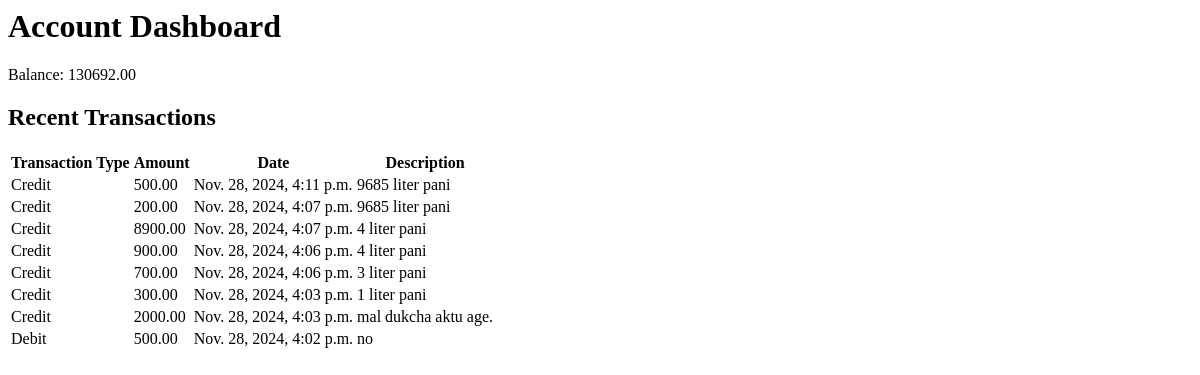
The page /dashboard/ (signed in) on the database as committed earlier.
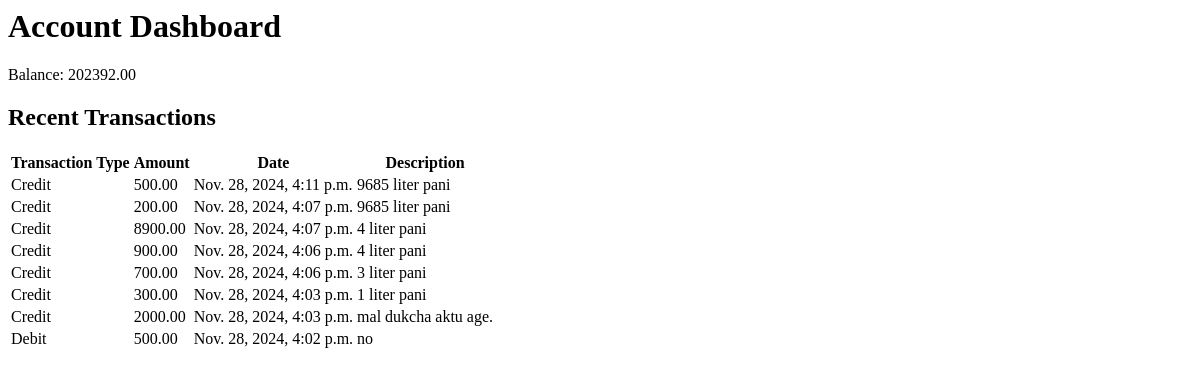
The same page on the database as committed later.
### finance/models.py (models this page shows, shortened)
class Account(models.Model):
    user = models.OneToOneField(User, on_delete=models.CASCADE)
    balance = models.DecimalField(max_digits=10, decimal_places=2, default=0.00)
    account_type = models.CharField(
        max_length=50,
        choices=[('SR', 'SR'), ('Dealer', 'Dealer'), ('Admin', 'Admin'), ('HOS', 'HOS'), ('ROS', 'ROS'), ('Accounts', 'Accounts')]
    )
    created_at = models.DateTimeField(auto_now_add=True)
    updated_at = models.DateTimeField(auto_now=True)

### finance/views.py (the view)
# urls.py: path('dashboard/', views.account_dashboard, name='account_dashboard'),
@login_required
def account_dashboard(request):
    account = Account.objects.get(user=request.user)
    transactions = Transaction.objects.filter(account=account).order_by('-transaction_date')
    return render(request, 'account_dashboard.html', {'account': account, 'transactions': transactions})

### finance/templates/account_dashboard.html
<h1>Account Dashboard</h1>
<p>Balance: {{ account.balance }}</p>
<h2>Recent Transactions</h2>
<table>
    <thead>
        <tr>
            <th>Transaction Type</th>
            <th>Amount</th>
            <th>Date</th>
            <th>Description</th>
        </tr>
    </thead>
    <tbody>
        {% for transaction in transactions %}
        <tr>
            <td>{{ transaction.transaction_type }}</td>
            <td>{{ transaction.amount }}</td>
            <td>{{ transaction.transaction_date }}</td>
            <td>{{ transaction.description }}</td>
        </tr>
        {% endfor %}
    </tbody>
</table>

Rows that differ between the two databases and show on the page:
changed Account: balance "130692.00" → "202392.00"
